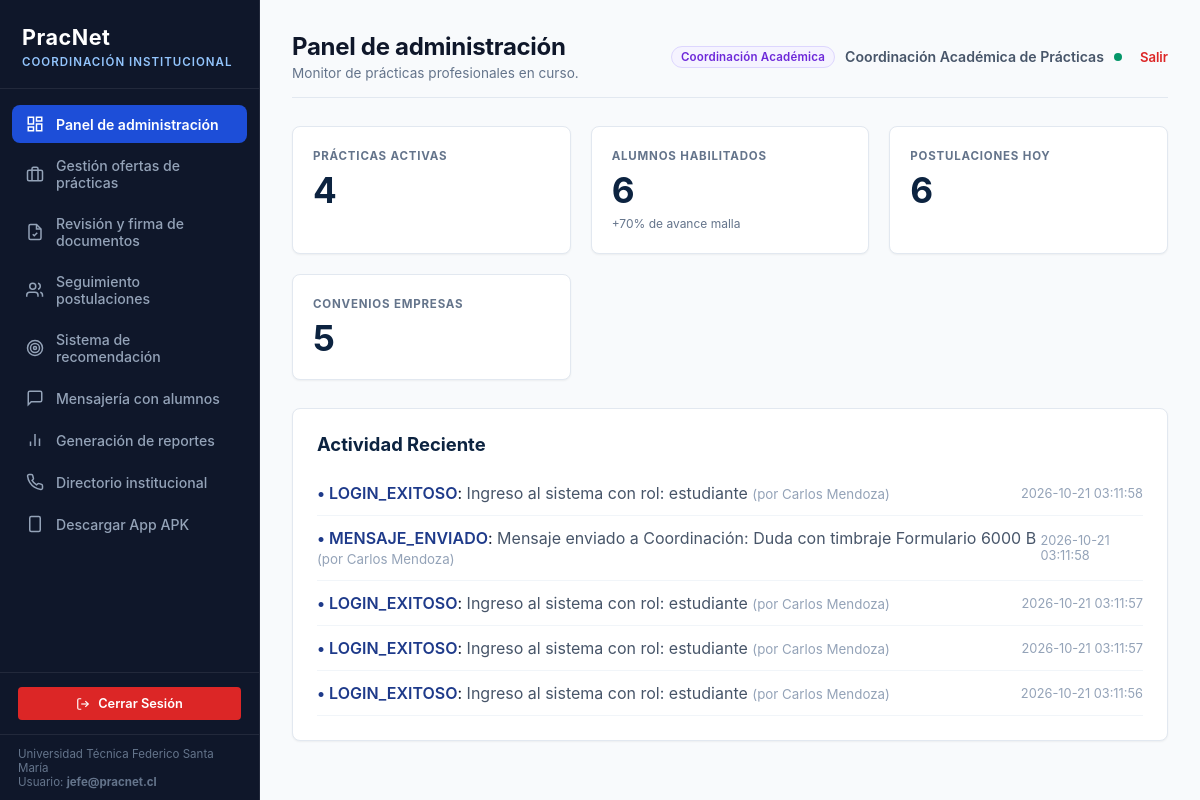
The app's page /admin/dashboard (signed in) with its own data.
### tables this page shows
CREATE TABLE bitacora_auditoria (
            id INTEGER PRIMARY KEY AUTOINCREMENT,
            usuario_id INTEGER REFERENCES usuario(id) ON DELETE SET NULL,
            accion TEXT NOT NULL,
            detalle TEXT,
            ip_address TEXT,
            fecha TIMESTAMP DEFAULT CURRENT_TIMESTAMP
        );

CREATE TABLE usuario (
            id INTEGER PRIMARY KEY AUTOINCREMENT,
            email TEXT UNIQUE NOT NULL,
            password_hash TEXT NOT NULL,
            rol TEXT NOT NULL CHECK(rol IN ('estudiante', 'jefe_carrera', 'admin', 'empresa')),
            nombre TEXT NOT NULL,
            rut TEXT UNIQUE,
            creado_en TIMESTAMP DEFAULT CURRENT_TIMESTAMP,
            activo INTEGER DEFAULT 1
        );

### app/routes_admin.py (the view)
@admin_bp.route('/dashboard')
def dashboard():
    with get_db() as conn:
        cursor = conn.cursor()
        cursor.execute("SELECT COUNT(*) as total FROM oferta_practica WHERE estado = 'Activa'")
        practicas_activas = cursor.fetchone()['total']
        cursor.execute("SELECT COUNT(*) as total FROM estudiante WHERE avance_malla >= 70")
        alumnos_habilitados = cursor.fetchone()['total']
        cursor.execute("SELECT COUNT(*) as total FROM postulacion")
        postulaciones_total = cursor.fetchone()['total']
        cursor.execute("SELECT COUNT(*) as total FROM empresa WHERE convenio_vigente = 1")
        convenios_empresas = cursor.fetchone()['total']
        cursor.execute("""
            SELECT b.*, u.nombre as usuario_nombre
            FROM bitacora_auditoria b
            LEFT JOIN usuario u ON b.usuario_id = u.id
            ORDER BY b.fecha DESC LIMIT 5
        """)
        actividades = cursor.fetchall()
    return render_template(
        'admin/dashboard.html',
        practicas_activas=practicas_activas or 145,
        alumnos_habilitados=alumnos_habilitados or 312,
        postulaciones_hoy=postulaciones_total or 24,
        convenios_empresas=convenios_empresas or 89,
        actividades=actividades
    )

### app/__init__.py (called while the page is built)
def create_app():
    app = Flask(__name__)
    app.config.from_object(Config)
    os.makedirs(app.config['UPLOAD_FOLDER'], exist_ok=True)
    init_db()
    from app.auth import auth_bp
    from app.routes_admin import admin_bp
    from app.routes_student import student_bp
    from app.routes_empresa import empresa_bp
    app.register_blueprint(auth_bp)
    app.register_blueprint(admin_bp)
    app.register_blueprint(student_bp)
    app.register_blueprint(empresa_bp)
    @app.route('/')
    def index():
        return redirect(url_for('auth.login'))
    @app.errorhandler(404)
    def page_not_found(e):
        return render_template('404.html'), 404
    @app.errorhandler(500)
    def internal_server_error(e):
        return render_template('500.html'), 500
    @app.after_request
    def apply_security_headers(response):
        return add_security_headers(response)
    return app

### app/database.py (called while the page is built)
def get_db_connection():
    conn = sqlite3.connect(Config.DATABASE_PATH)
    conn.row_factory = sqlite3.Row
    conn.execute("PRAGMA foreign_keys = ON;")
    return conn

@contextmanager
def get_db():
    conn = get_db_connection()
    try:
        yield conn
        conn.commit()
    except Exception as e:
        conn.rollback()
        raise e
    finally:
        conn.close()

### app/routes_admin.py (called while the page is built)
@admin_bp.before_request
@role_required(['admin', 'jefe_carrera'])
def restrict_admin():
    pass

### app/security.py (called while the page is built)
def role_required(allowed_roles):
    def decorator(f):
        @wraps(f)
        def decorated_function(*args, **kwargs):
            if 'user_id' not in session:
                flash('Por favor inicia sesión.', 'warning')
                return redirect(url_for('auth.login'))
            if session.get('rol') not in allowed_roles:
                flash('No tienes permisos suficientes para acceder a este módulo.', 'danger')
                return redirect(url_for('auth.unauthorized'))
            return f(*args, **kwargs)
        return decorated_function
    return decorator

def add_security_headers(response):
    response.headers['X-Content-Type-Options'] = 'nosniff'
    response.headers['X-Frame-Options'] = 'SAMEORIGIN'
    response.headers['X-XSS-Protection'] = '1; mode=block'
    response.headers['Referrer-Policy'] = 'strict-origin-when-cross-origin'
    return response

### app/templates/admin/dashboard.html (shortened to what this page needs)
{% extends 'base.html' %}
{% block admin_title %}
<h1>Panel de administración</h1>
<p>Monitor de prácticas profesionales en curso.</p>
{% endblock %}
{% block content %}
<div class="kpi-grid">
  <div class="kpi-card">
    <div class="kpi-label">PRÁCTICAS ACTIVAS</div>
    <div class="kpi-value">{{ practicas_activas }}</div>
  </div>
  <div class="kpi-card">
    <div class="kpi-label">ALUMNOS HABILITADOS</div>
    <div class="kpi-value">{{ alumnos_habilitados }}</div>
    <div class="kpi-subtext">+70% de avance malla</div>
  </div>
  <div class="kpi-card">
    <div class="kpi-label">POSTULACIONES HOY</div>
    <div class="kpi-value">{{ postulaciones_hoy }}</div>
  </div>
  <div class="kpi-card">
    <div class="kpi-label">CONVENIOS EMPRESAS</div>
    <div class="kpi-value">{{ convenios_empresas }}</div>
  </div>
</div>
<div class="table-card" style="padding: 24px;">
  <h3 style="color: var(--primary-navy); margin-bottom: 16px; font-size: 1.15rem;">Actividad Reciente</h3>
  <ul style="list-style: none;">
    {% if actividades %}
      {% for act in actividades %}
        <li style="padding: 12px 0; border-bottom: 1px solid #f1f5f9; display: flex; align-items: center; justify-content: space-between;">
          <div>
            <span style="font-weight: 600; color: #1e3a8a;">• {{ act.accion }}</span>:
            <span style="color: #475569;">{{ act.detalle }}</span>
            {% if act.usuario_nombre %}
              <small style="color: #94a3b8;">(por {{ act.usuario_nombre }})</small>
            {% endif %}
          </div>
          <span style="font-size: 0.8rem; color: #94a3b8;">{{ act.fecha }}</span>
        </li>
      {% endfor %}
    {% endif %}
  </ul>
</div>
{% endblock %}

### app/static/css/pracnet.css (style rules this page uses)
:root { --primary-navy: #0c2340; --primary-slate: #0f172a; --primary-surface: #1e293b; --accent-blue: #1d4ed8; --accent-blue-light: #eff6ff; --accent-gold: #b45309; --accent-gold-light: #fef3c7; --success-green: #059669; --success-light: #ecfdf5; --warning-amber: #d97706; --danger-red: #dc2626; --danger-light: #fef2f2; --bg-page: #f8fafc; --card-bg: #ffffff; --text-primary: #0f172a; --text-secondary: #475569; --text-muted: #64748b; --border-subtle: #e2e8f0; --border-strong: #cbd5e1; --sidebar-width: 260px; --radius-sm: 4px; --radius-md: 8px; --radius-lg: 12px; --shadow-sm: 0 1px 2px 0 rgb(0 0 0 / 0.05); --shadow-md: 0 4px 6px -1px rgb(0 0 0 / 0.07), 0 2px 4px -2px rgb(0 0 0 / 0.07); --shadow-lg: 0 10px 15px -3px rgb(0 0 0 / 0.08), 0 4px 6px -4px rgb(0 0 0 / 0.04); }
* { box-sizing: border-box; margin: 0; padding: 0; font-family: -apple-system, BlinkMacSystemFont, "Segoe UI", Roboto, "Helvetica Neue", Arial, sans-serif; }
body { background-color: var(--bg-page); color: var(--text-primary); min-height: 100vh; display: flex; flex-direction: column; -webkit-font-smoothing: antialiased; }
.content-header h1 { font-size: 1.5rem; font-weight: 700; color: var(--text-primary); letter-spacing: -0.3px; }
.content-header p { font-size: 0.85rem; color: var(--text-muted); margin-top: 4px; }
.kpi-grid { display: grid; grid-template-columns: repeat(auto-fit, minmax(220px, 1fr)); gap: 20px; margin-bottom: 28px; }
.kpi-card { background: var(--card-bg); border: 1px solid var(--border-subtle); border-radius: var(--radius-md); padding: 22px 20px; box-shadow: var(--shadow-sm); transition: transform 0.15s ease, box-shadow 0.15s ease; }
.kpi-label { font-size: 0.72rem; font-weight: 700; color: var(--text-muted); letter-spacing: 0.8px; text-transform: uppercase; margin-bottom: 8px; }
.kpi-value { font-size: 2.2rem; font-weight: 700; color: var(--primary-navy); line-height: 1.1; }
.kpi-subtext { font-size: 0.75rem; color: var(--text-muted); margin-top: 6px; }
.table-card { background: var(--card-bg); border-radius: var(--radius-md); border: 1px solid var(--border-subtle); box-shadow: var(--shadow-sm); overflow: hidden; margin-bottom: 28px; }

### records on screen
bitacora_auditoria: accion "LOGIN_EXITOSO", detalle "Ingreso al sistema con rol: estudiante", usuario_nombre "Carlos Mendoza", fecha "2026-10-21 03:11:58"
bitacora_auditoria: accion "MENSAJE_ENVIADO", detalle "Mensaje enviado a Coordinación: Duda con timbraje Formulario 6000 B", usuario_nombre "Carlos Mendoza", fecha "2026-10-21 03:11:58"
bitacora_auditoria: accion "LOGIN_EXITOSO", detalle "Ingreso al sistema con rol: estudiante", usuario_nombre "Carlos Mendoza", fecha "2026-10-21 03:11:57"
bitacora_auditoria: accion "LOGIN_EXITOSO", detalle "Ingreso al sistema con rol: estudiante", usuario_nombre "Carlos Mendoza", fecha "2026-10-21 03:11:57"
bitacora_auditoria: accion "LOGIN_EXITOSO", detalle "Ingreso al sistema con rol: estudiante", usuario_nombre "Carlos Mendoza", fecha "2026-10-21 03:11:56"

### other values on screen
{{ session.get('email') }} "jefe@pracnet.cl"
{{ session.get('nombre') }} "Coordinación Académica de Prácticas"
{{ practicas_activas }} "4"
{{ alumnos_habilitados }} "6"
{{ postulaciones_hoy }} "6"
{{ convenios_empresas }} "5"
